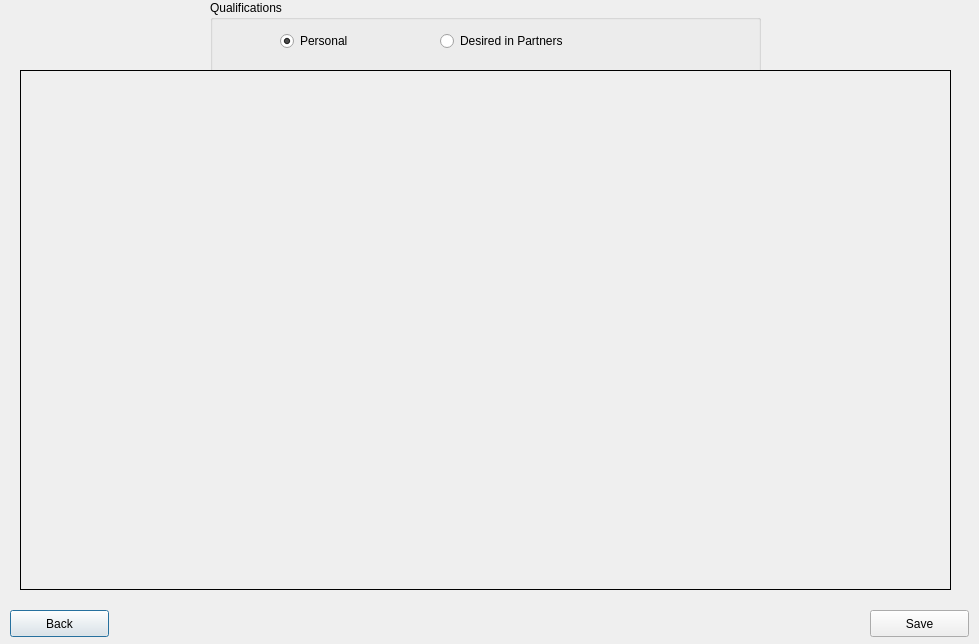
<?xml version="1.0" encoding="UTF-8"?>
<ui version="4.0">
 <class>ProfileView</class>
 <widget class="QDialog" name="ProfileView">
  <property name="geometry">
   <rect>
    <x>0</x>
    <y>0</y>
    <width>979</width>
    <height>644</height>
   </rect>
  </property>
  <property name="windowTitle">
   <string>Dialog</string>
  </property>
  <widget class="QPushButton" name="BackButton">
   <property name="geometry">
    <rect>
     <x>10</x>
     <y>610</y>
     <width>99</width>
     <height>27</height>
    </rect>
   </property>
   <property name="text">
    <string>Back</string>
   </property>
  </widget>
  <widget class="QScrollArea" name="scrollArea">
   <property name="geometry">
    <rect>
     <x>20</x>
     <y>70</y>
     <width>931</width>
     <height>520</height>
    </rect>
   </property>
   <property name="minimumSize">
    <size>
     <width>0</width>
     <height>520</height>
    </size>
   </property>
   <property name="frameShape">
    <enum>QFrame::Box</enum>
   </property>
   <property name="frameShadow">
    <enum>QFrame::Plain</enum>
   </property>
   <property name="widgetResizable">
    <bool>true</bool>
   </property>
   <widget class="QWidget" name="scrollAreaWidgetContents">
    <property name="geometry">
     <rect>
      <x>0</x>
      <y>0</y>
      <width>929</width>
      <height>518</height>
     </rect>
    </property>
   </widget>
  </widget>
  <widget class="QPushButton" name="SaveButton">
   <property name="geometry">
    <rect>
     <x>870</x>
     <y>610</y>
     <width>99</width>
     <height>27</height>
    </rect>
   </property>
   <property name="text">
    <string>Save</string>
   </property>
  </widget>
  <widget class="QGroupBox" name="groupBox">
   <property name="geometry">
    <rect>
     <x>210</x>
     <y>0</y>
     <width>551</width>
     <height>80</height>
    </rect>
   </property>
   <property name="title">
    <string>Qualifications</string>
   </property>
   <widget class="QRadioButton" name="PersonalButton">
    <property name="geometry">
     <rect>
      <x>70</x>
      <y>30</y>
      <width>101</width>
      <height>22</height>
     </rect>
    </property>
    <property name="text">
     <string>Personal</string>
    </property>
    <property name="checkable">
     <bool>true</bool>
    </property>
    <property name="checked">
     <bool>true</bool>
    </property>
   </widget>
   <widget class="QRadioButton" name="DesiredButton">
    <property name="geometry">
     <rect>
      <x>230</x>
      <y>30</y>
      <width>161</width>
      <height>22</height>
     </rect>
    </property>
    <property name="text">
     <string>Desired in Partners</string>
    </property>
   </widget>
  </widget>
  <zorder>groupBox</zorder>
  <zorder>BackButton</zorder>
  <zorder>scrollArea</zorder>
  <zorder>SaveButton</zorder>
 </widget>
 <resources/>
 <connections/>
</ui>
